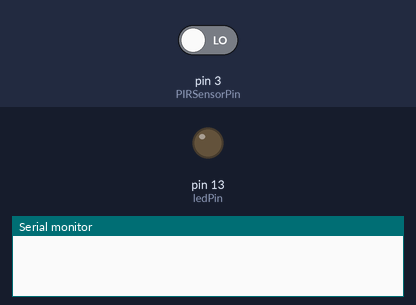
Recording of a sketch running on a simulated Arduino Uno, built with avr-gcc and run on an emulated ATmega328P. Shown: output pins drawn as LEDs (lit = HIGH), the last lines printed to the serial monitor. The test bench sets the inputs (shaded band); at power-on: pin 3 (PIRSensorPin) LOW.

Above: at 1.2 s.
1.3 s: pin 3 (PIRSensorPin) driven HIGH
At 2.3 s:
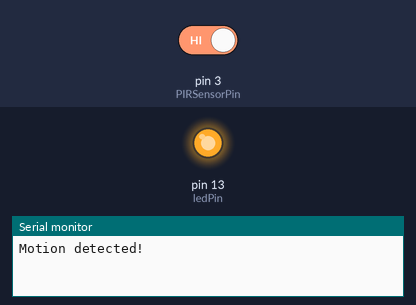
2.8 s: pin 3 (PIRSensorPin) driven LOW
At 3.8 s:
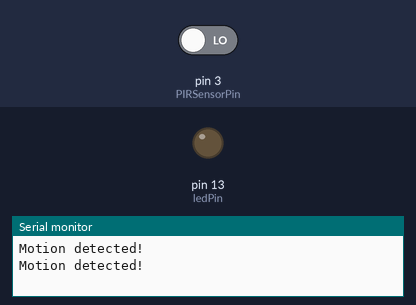
Timing chart, 0 to 5.8 s (numbered marks = the images above; inputs shaded):
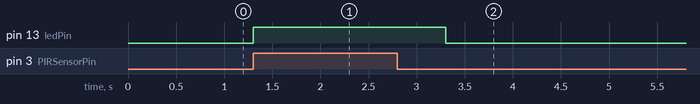

The sketch:

Task1.1P.ino
```cpp
int PIRSensorPin = 3;
int ledPin = 13;

void setup() {
  pinMode(PIRSensorPin, INPUT);
  pinMode(ledPin, OUTPUT);
  Serial.begin(9600);
}

void loop() {
  int PIRState = digitalRead(PIRSensorPin);
  if (PIRState == HIGH) {
    digitalWrite(ledPin, HIGH);
    Serial.println("Motion detected!");
    delay(1000);
  } else {
    digitalWrite(ledPin, LOW);
  }
}
```

Measured:
- after the input at 1.3 s, pin 13 (ledPin): LOW → HIGH at once
- after the input at 2.8 s, pin 13 (ledPin): HIGH → LOW after 0.50 s
